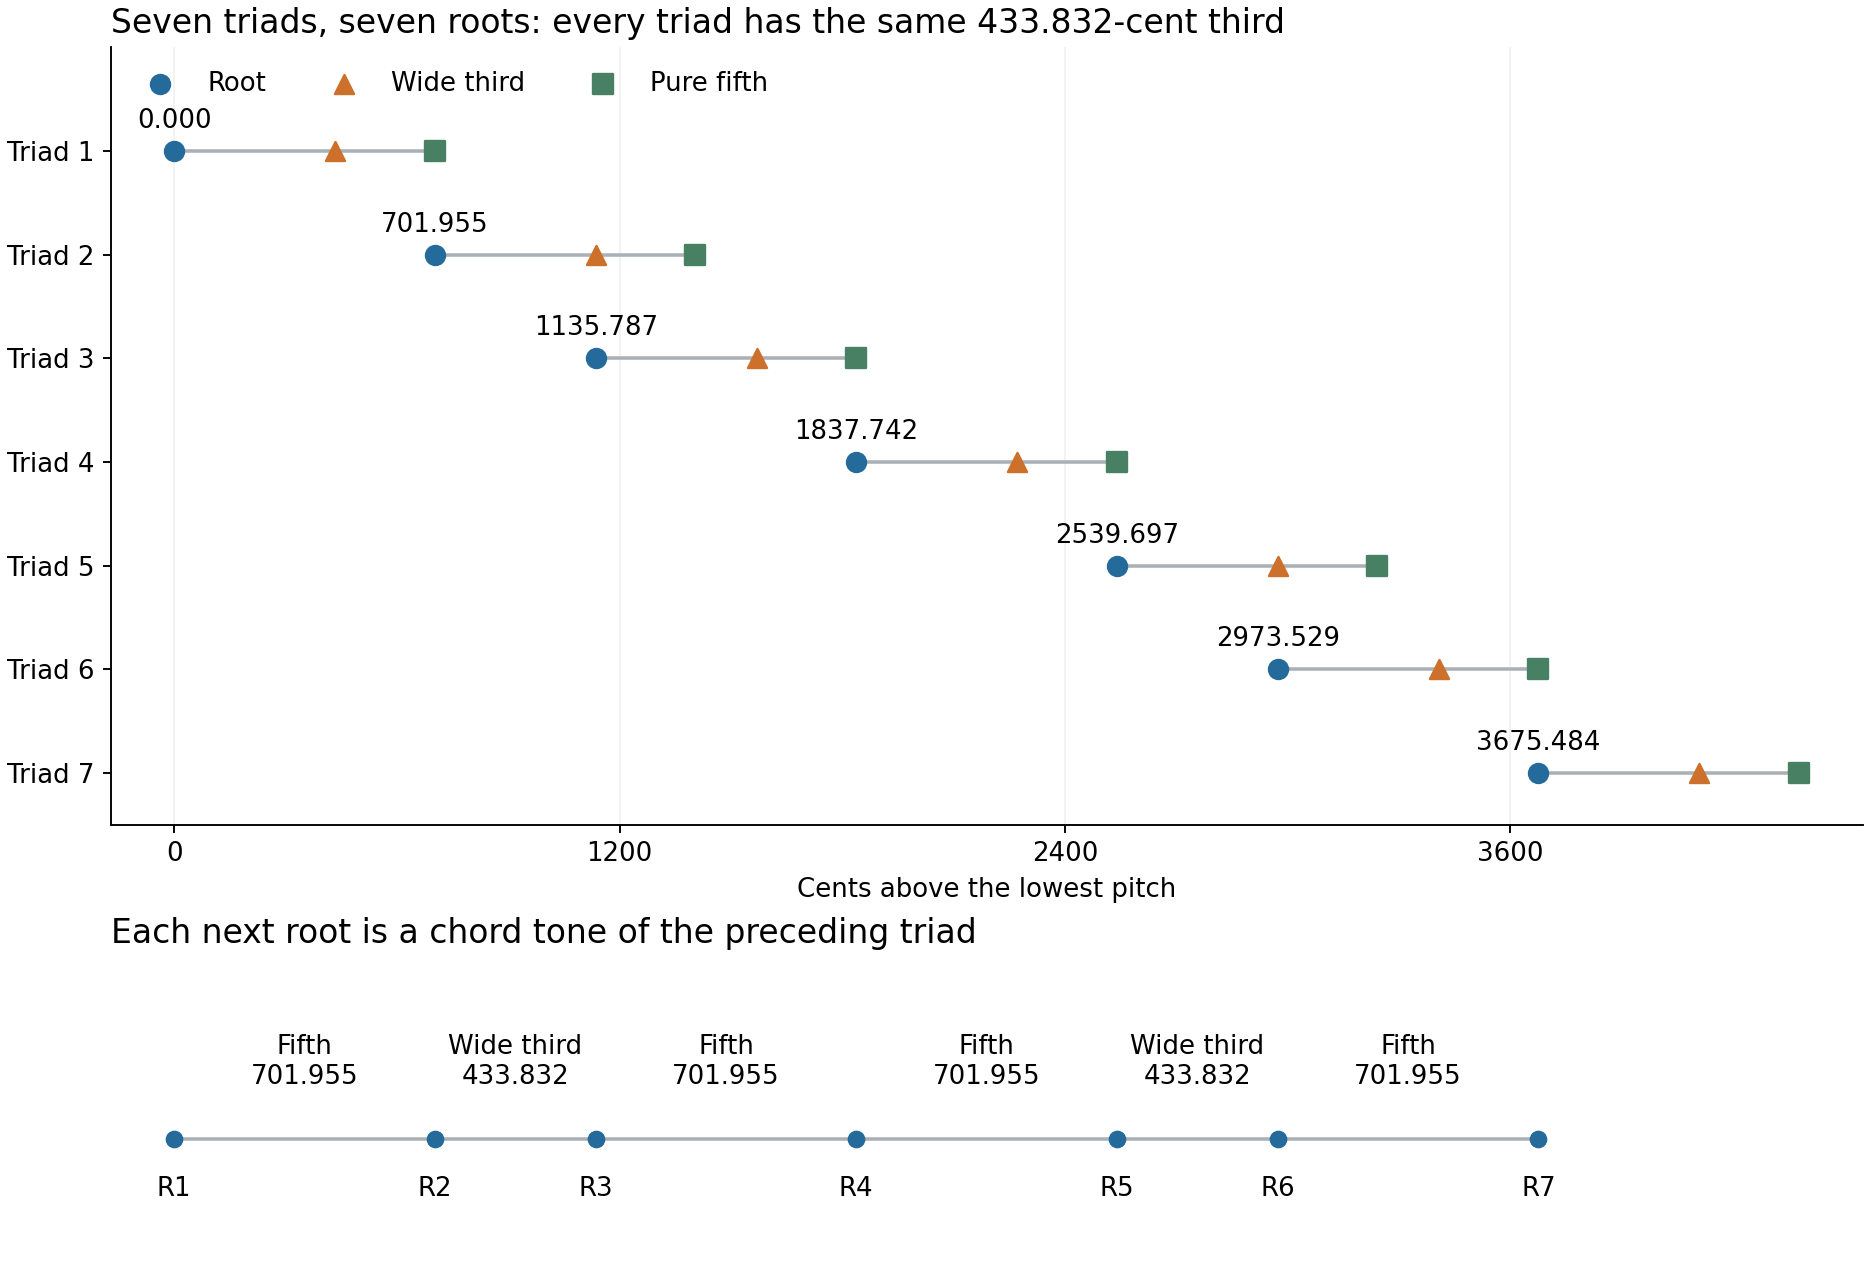

Write Python code to recreate this figure.
"""Count the limiting chord's wide-third major triads using exact coefficients."""
import json
from pathlib import Path
import matplotlib
matplotlib.use('Agg')
import matplotlib.pyplot as plt

OUT=Path(__file__).resolve().parent
data=json.loads((OUT/'analysis.json').read_text())
J=data['fifth_cents'];phi=data['golden_ratio']
positions={(p['a'],p['b']) for p in data['limiting_pitches']}
roots=sorted([(a,b) for a,b in positions if (a-1,b+1) in positions and (a+1,b) in positions],
             key=lambda v:v[0]+v[1]*phi)
assert len(roots)==7
root_values=[J*(a+b*phi) for a,b in roots]
assert all(abs(root_values[i+3]-root_values[i]-root_values[3])<1e-8 for i in range(4))
steps=[b-a for a,b in zip(root_values,root_values[1:])]
assert all(abs(a-b)<1e-8 for a,b in zip(steps,[J,J/phi,J,J,J/phi,J]))
triads=[{'root_coefficients':[a,b],'root_cents':r,
         'pitches_cents':[r,r+J/phi,r+J]} for (a,b),r in zip(roots,root_values)]
(OUT/'triad_roots.json').write_text(json.dumps({'triads':triads,'root_steps_cents':steps},indent=2)+'\n')

plt.rcParams.update({'font.family':'DejaVu Sans','font.size':11,'axes.titlesize':14,
                     'axes.spines.top':False,'axes.spines.right':False,
                     'figure.facecolor':'white','savefig.facecolor':'white'})
fig,(ax,chain)=plt.subplots(2,1,figsize=(11,7.5),height_ratios=[3.5,1.4],layout='constrained')
colors=['#246a9b','#cc702b','#478063'];markers=['o','^','s']
for i,r in enumerate(root_values):
    y=7-i
    ax.plot([r,r+J],[y,y],color='#aab1b6',lw=1.5)
    for k,(v,c,m) in enumerate(zip([r,r+J/phi,r+J],colors,markers)):
        ax.scatter([v],[y],color=c,marker=m,s=65,zorder=3,
                   label=['Root','Wide third','Pure fifth'][k] if i==0 else None)
    ax.text(r,y+.22,f'{r:.3f}',ha='center')
ax.set(xlim=(-170,4550),ylim=(.5,8),xlabel='Cents above the lowest pitch')
ax.set_yticks(range(7,0,-1),[f'Triad {i}' for i in range(1,8)])
ax.set_xticks([0,1200,2400,3600]);ax.grid(axis='x',alpha=.15)
ax.legend(loc='upper left',ncol=3,frameon=False)
ax.set_title('Seven triads, seven roots: every triad has the same 433.832-cent third',loc='left')
chain.plot(root_values,[0]*7,color='#aab1b6',lw=1.5)
chain.scatter(root_values,[0]*7,color=colors[0],s=42,zorder=3)
for i,(a,b) in enumerate(zip(root_values,root_values[1:])):
    label='Fifth\n701.955' if i in [0,2,3,5] else 'Wide third\n433.832'
    chain.text((a+b)/2,.23,label,ha='center',va='bottom')
for i,r in enumerate(root_values):chain.text(r,-.17,f'R{i+1}',ha='center',va='top')
chain.set(xlim=(-170,4550),ylim=(-.6,.85));chain.axis('off')
chain.set_title('Each next root is a chord tone of the preceding triad',loc='left')
fig.savefig(OUT/'triad_roots.png',dpi=170);plt.close(fig)
print(json.dumps({'distinct_triads':len(roots),'roots_cents':root_values,'root_steps_cents':steps},indent=2))
